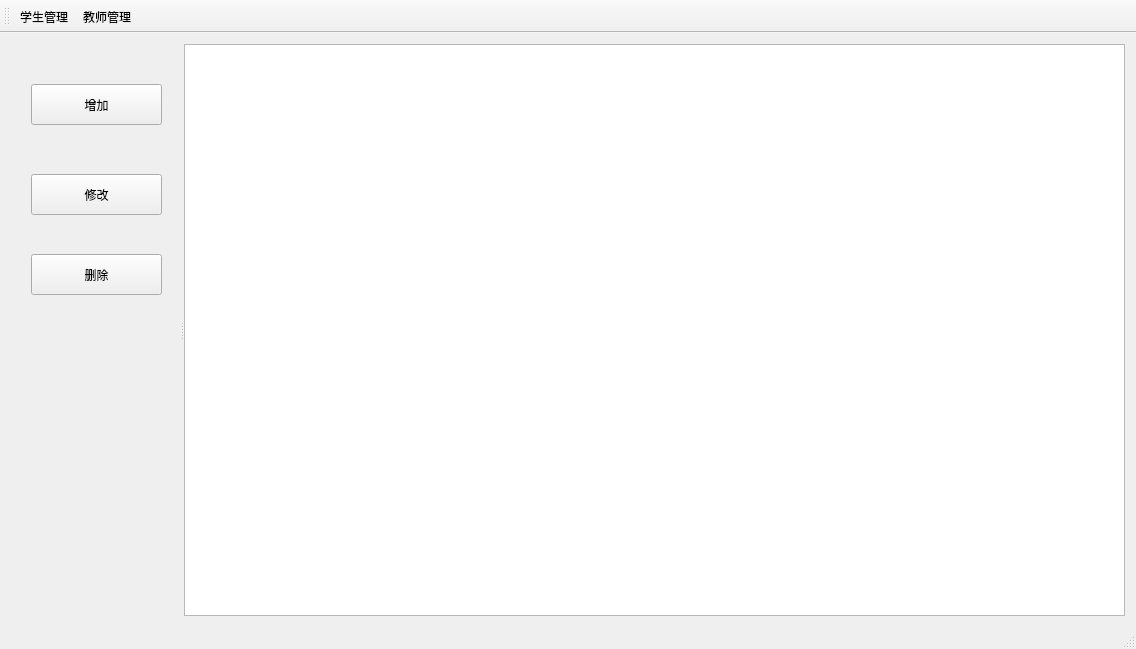
<?xml version="1.0" encoding="UTF-8"?>
<ui version="4.0">
 <class>MainWindow</class>
 <widget class="QMainWindow" name="MainWindow">
  <property name="geometry">
   <rect>
    <x>0</x>
    <y>0</y>
    <width>1136</width>
    <height>649</height>
   </rect>
  </property>
  <property name="windowTitle">
   <string>MainWindow</string>
  </property>
  <widget class="QWidget" name="centralWidget">
   <layout class="QGridLayout" name="gridLayout">
    <item row="0" column="0">
     <widget class="QSplitter" name="splitter">
      <property name="orientation">
       <enum>Qt::Horizontal</enum>
      </property>
      <widget class="QWidget" name="widget" native="true">
       <property name="maximumSize">
        <size>
         <width>169</width>
         <height>16777215</height>
        </size>
       </property>
       <widget class="QPushButton" name="btnAdd">
        <property name="geometry">
         <rect>
          <x>20</x>
          <y>40</y>
          <width>131</width>
          <height>41</height>
         </rect>
        </property>
        <property name="text">
         <string>增加</string>
        </property>
       </widget>
       <widget class="QPushButton" name="btnReset">
        <property name="geometry">
         <rect>
          <x>20</x>
          <y>130</y>
          <width>131</width>
          <height>41</height>
         </rect>
        </property>
        <property name="text">
         <string>修改</string>
        </property>
       </widget>
       <widget class="QPushButton" name="btnDelete">
        <property name="geometry">
         <rect>
          <x>20</x>
          <y>210</y>
          <width>131</width>
          <height>41</height>
         </rect>
        </property>
        <property name="text">
         <string>删除</string>
        </property>
       </widget>
      </widget>
      <widget class="QTableView" name="tableView"/>
     </widget>
    </item>
   </layout>
  </widget>
  <widget class="QMenuBar" name="menuBar">
   <property name="geometry">
    <rect>
     <x>0</x>
     <y>0</y>
     <width>1136</width>
     <height>25</height>
    </rect>
   </property>
  </widget>
  <widget class="QToolBar" name="mainToolBar">
   <attribute name="toolBarArea">
    <enum>TopToolBarArea</enum>
   </attribute>
   <attribute name="toolBarBreak">
    <bool>false</bool>
   </attribute>
   <addaction name="actStudent"/>
   <addaction name="actTeacher"/>
  </widget>
  <widget class="QStatusBar" name="statusBar"/>
  <action name="actStudent">
   <property name="text">
    <string>学生管理</string>
   </property>
  </action>
  <action name="actTeacher">
   <property name="text">
    <string>教师管理</string>
   </property>
  </action>
 </widget>
 <layoutdefault spacing="6" margin="11"/>
 <resources/>
 <connections/>
</ui>
